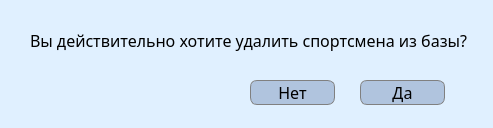
<?xml version="1.0" encoding="UTF-8"?>
<ui version="4.0">
 <class>Dialog</class>
 <widget class="QDialog" name="Dialog">
  <property name="geometry">
   <rect>
    <x>0</x>
    <y>0</y>
    <width>493</width>
    <height>128</height>
   </rect>
  </property>
  <property name="minimumSize">
   <size>
    <width>493</width>
    <height>128</height>
   </size>
  </property>
  <property name="maximumSize">
   <size>
    <width>493</width>
    <height>128</height>
   </size>
  </property>
  <property name="windowTitle">
   <string>Предупреждение!</string>
  </property>
  <property name="styleSheet">
   <string notr="true">#Dialog {
background-color: #e0f0ff
}</string>
  </property>
  <widget class="QLabel" name="label">
   <property name="geometry">
    <rect>
     <x>30</x>
     <y>20</y>
     <width>461</width>
     <height>41</height>
    </rect>
   </property>
   <property name="styleSheet">
    <string notr="true">#label {
font-family: Avenir Next;
font-size: 16px;
}</string>
   </property>
   <property name="text">
    <string>Вы действительно хотите удалить спортсмена из базы?</string>
   </property>
  </widget>
  <widget class="QPushButton" name="pushButton">
   <property name="geometry">
    <rect>
     <x>250</x>
     <y>80</y>
     <width>85</width>
     <height>25</height>
    </rect>
   </property>
   <property name="styleSheet">
    <string notr="true">#pushButton {
background-color: #b0c4de;
border-radius:7%;
border: 1px solid grey;
font-family: Avenir Next;
font-size: 16px;
}

#pushButton:hover {
background-color: #9db1cc
}</string>
   </property>
   <property name="text">
    <string>Нет</string>
   </property>
  </widget>
  <widget class="QPushButton" name="pushButton_2">
   <property name="geometry">
    <rect>
     <x>360</x>
     <y>80</y>
     <width>85</width>
     <height>25</height>
    </rect>
   </property>
   <property name="styleSheet">
    <string notr="true">#pushButton_2 {
background-color: #b0c4de;
border-radius:7%;
border: 1px solid grey;
font-family: Avenir Next;
font-size: 16px;
}

#pushButton_2:hover {
background-color: #cf7373
}</string>
   </property>
   <property name="text">
    <string>Да</string>
   </property>
  </widget>
 </widget>
 <resources/>
 <connections/>
</ui>
